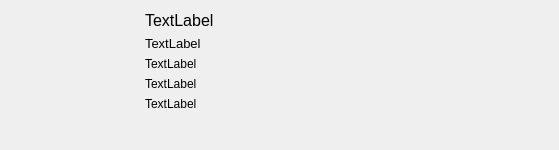
<?xml version="1.0" encoding="UTF-8"?>
<ui version="4.0">
 <class>Form</class>
 <widget class="QWidget" name="Form">
  <property name="geometry">
   <rect>
    <x>0</x>
    <y>0</y>
    <width>559</width>
    <height>146</height>
   </rect>
  </property>
  <property name="maximumSize">
   <size>
    <width>16777215</width>
    <height>150</height>
   </size>
  </property>
  <property name="windowTitle">
   <string>Form</string>
  </property>
  <layout class="QHBoxLayout" name="horizontalLayout">
   <item>
    <widget class="QWidget" name="widget" native="true">
     <property name="minimumSize">
      <size>
       <width>128</width>
       <height>128</height>
      </size>
     </property>
     <property name="maximumSize">
      <size>
       <width>128</width>
       <height>128</height>
      </size>
     </property>
     <layout class="QVBoxLayout" name="verticalLayout_2"/>
    </widget>
   </item>
   <item>
    <layout class="QVBoxLayout" name="verticalLayout">
     <item>
      <widget class="QLabel" name="lbl_ProjectName">
       <property name="text">
        <string>&lt;html&gt;&lt;head/&gt;&lt;body&gt;&lt;p&gt;&lt;span style=&quot; font-size:12pt;&quot;&gt;TextLabel&lt;/span&gt;&lt;/p&gt;&lt;/body&gt;&lt;/html&gt;</string>
       </property>
      </widget>
     </item>
     <item>
      <widget class="QLabel" name="lbl_Contributor">
       <property name="text">
        <string>&lt;html&gt;&lt;head/&gt;&lt;body&gt;&lt;p&gt;&lt;span style=&quot; font-size:10pt;&quot;&gt;TextLabel&lt;/span&gt;&lt;/p&gt;&lt;/body&gt;&lt;/html&gt;</string>
       </property>
      </widget>
     </item>
     <item>
      <widget class="QLabel" name="lbl_Year">
       <property name="text">
        <string>TextLabel</string>
       </property>
      </widget>
     </item>
     <item>
      <widget class="QLabel" name="lbl_Country">
       <property name="text">
        <string>TextLabel</string>
       </property>
      </widget>
     </item>
     <item>
      <widget class="QLabel" name="lbl_ColorProcess">
       <property name="text">
        <string>TextLabel</string>
       </property>
      </widget>
     </item>
     <item>
      <spacer name="verticalSpacer">
       <property name="orientation">
        <enum>Qt::Vertical</enum>
       </property>
       <property name="sizeHint" stdset="0">
        <size>
         <width>20</width>
         <height>40</height>
        </size>
       </property>
      </spacer>
     </item>
    </layout>
   </item>
  </layout>
 </widget>
 <resources/>
 <connections/>
</ui>
